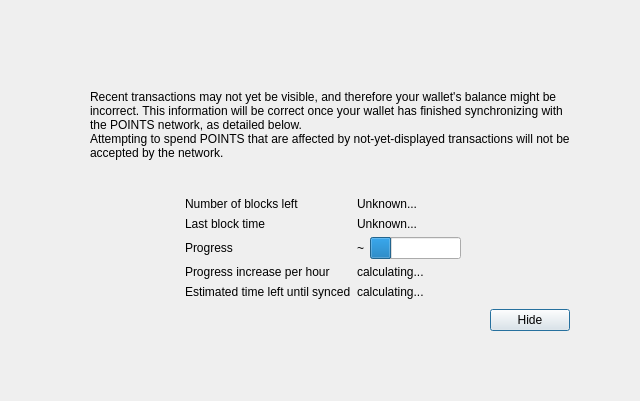
<?xml version="1.0" encoding="UTF-8"?>
<ui version="4.0">
 <class>ModalOverlay</class>
 <widget class="ModalOverlay" name="ModalOverlay">
  <property name="geometry">
   <rect>
    <x>0</x>
    <y>0</y>
    <width>640</width>
    <height>401</height>
   </rect>
  </property>
  <property name="windowTitle">
   <string>Form</string>
  </property>
  <layout class="QVBoxLayout" name="verticalLayout" stretch="0">
   <property name="sizeConstraint">
    <enum>QLayout::SetDefaultConstraint</enum>
   </property>
   <property name="leftMargin">
    <number>0</number>
   </property>
   <property name="topMargin">
    <number>0</number>
   </property>
   <property name="rightMargin">
    <number>0</number>
   </property>
   <property name="bottomMargin">
    <number>0</number>
   </property>
   <item>
    <widget class="QWidget" name="bgWidget" native="true">
     <property name="styleSheet">
      <string notr="true"/>
     </property>
     <layout class="QVBoxLayout" name="verticalLayoutMain" stretch="0">
      <property name="leftMargin">
       <number>60</number>
      </property>
      <property name="topMargin">
       <number>60</number>
      </property>
      <property name="rightMargin">
       <number>60</number>
      </property>
      <property name="bottomMargin">
       <number>60</number>
      </property>
      <item>
       <widget class="QWidget" name="contentWidget" native="true">
        <property name="styleSheet">
         <string notr="true"/>
        </property>
        <layout class="QVBoxLayout" name="verticalLayoutSub" stretch="1,0,0,0,0">
         <property name="spacing">
          <number>0</number>
         </property>
         <property name="leftMargin">
          <number>10</number>
         </property>
         <property name="topMargin">
          <number>10</number>
         </property>
         <property name="rightMargin">
          <number>10</number>
         </property>
         <property name="bottomMargin">
          <number>10</number>
         </property>
         <item>
          <layout class="QHBoxLayout" name="horizontalLayoutIconText" stretch="0,1">
           <property name="topMargin">
            <number>20</number>
           </property>
           <item>
            <layout class="QVBoxLayout" name="verticalLayoutIcon">
             <property name="leftMargin">
              <number>0</number>
             </property>
             <item>
              <widget class="QLabel" name="warningIcon">
               <property name="text">
                <string/>
               </property>
              </widget>
             </item>
             <item>
              <spacer name="verticalSpacerWarningIcon">
               <property name="orientation">
                <enum>Qt::Vertical</enum>
               </property>
               <property name="sizeHint" stdset="0">
                <size>
                 <width>20</width>
                 <height>40</height>
                </size>
               </property>
              </spacer>
             </item>
            </layout>
           </item>
           <item>
            <layout class="QVBoxLayout" name="verticalLayoutInfoText">
             <property name="leftMargin">
              <number>0</number>
             </property>
             <property name="topMargin">
              <number>0</number>
             </property>
             <item>
              <widget class="QLabel" name="infoText">
               <property name="text">
                <string>Recent transactions may not yet be visible, and therefore your wallet's balance might be incorrect. This information will be correct once your wallet has finished synchronizing with the POINTS network, as detailed below.</string>
               </property>
               <property name="textFormat">
                <enum>Qt::RichText</enum>
               </property>
               <property name="wordWrap">
                <bool>true</bool>
               </property>
              </widget>
             </item>
             <item>
              <widget class="QLabel" name="infoTextStrong">
               <property name="text">
                <string>Attempting to spend POINTS that are affected by not-yet-displayed transactions will not be accepted by the network.</string>
               </property>
               <property name="textFormat">
                <enum>Qt::RichText</enum>
               </property>
               <property name="wordWrap">
                <bool>true</bool>
               </property>
              </widget>
             </item>
             <item>
              <spacer name="verticalSpacerInTextSpace">
               <property name="orientation">
                <enum>Qt::Vertical</enum>
               </property>
               <property name="sizeHint" stdset="0">
                <size>
                 <width>20</width>
                 <height>40</height>
                </size>
               </property>
              </spacer>
             </item>
            </layout>
           </item>
          </layout>
         </item>
         <item>
          <spacer name="verticalSpacerAfterText">
           <property name="orientation">
            <enum>Qt::Vertical</enum>
           </property>
           <property name="sizeHint" stdset="0">
            <size>
             <width>20</width>
             <height>40</height>
            </size>
           </property>
          </spacer>
         </item>
         <item>
          <layout class="QFormLayout" name="formLayout">
           <property name="fieldGrowthPolicy">
            <enum>QFormLayout::FieldsStayAtSizeHint</enum>
           </property>
           <property name="formAlignment">
            <set>Qt::AlignHCenter|Qt::AlignTop</set>
           </property>
           <property name="horizontalSpacing">
            <number>6</number>
           </property>
           <property name="verticalSpacing">
            <number>6</number>
           </property>
           <property name="topMargin">
            <number>10</number>
           </property>
           <item row="0" column="0">
            <widget class="QLabel" name="labelNumberOfBlocksLeft">
             <property name="text">
              <string>Number of blocks left</string>
             </property>
            </widget>
           </item>
           <item row="0" column="1">
            <widget class="QLabel" name="numberOfBlocksLeft">
             <property name="text">
              <string>Unknown...</string>
             </property>
            </widget>
           </item>
           <item row="1" column="0">
            <widget class="QLabel" name="labelLastBlockTime">
             <property name="text">
              <string>Last block time</string>
             </property>
            </widget>
           </item>
           <item row="1" column="1">
            <widget class="QLabel" name="newestBlockDate">
             <property name="sizePolicy">
              <sizepolicy hsizetype="Maximum" vsizetype="Preferred">
               <horstretch>0</horstretch>
               <verstretch>0</verstretch>
              </sizepolicy>
             </property>
             <property name="text">
              <string>Unknown...</string>
             </property>
            </widget>
           </item>
           <item row="2" column="0">
            <widget class="QLabel" name="labelSyncDone">
             <property name="text">
              <string>Progress</string>
             </property>
            </widget>
           </item>
           <item row="2" column="1">
            <layout class="QHBoxLayout" name="horizontalLayoutSync" stretch="0,1">
             <item>
              <widget class="QLabel" name="percentageProgress">
               <property name="text">
                <string notr="true">~</string>
               </property>
              </widget>
             </item>
             <item>
              <widget class="QProgressBar" name="progressBar">
               <property name="value">
                <number>24</number>
               </property>
               <property name="format">
                <string/>
               </property>
              </widget>
             </item>
            </layout>
           </item>
           <item row="4" column="0">
            <widget class="QLabel" name="labelProgressIncrease">
             <property name="text">
              <string>Progress increase per hour</string>
             </property>
            </widget>
           </item>
           <item row="4" column="1">
            <widget class="QLabel" name="progressIncreasePerH">
             <property name="text">
              <string>calculating...</string>
             </property>
            </widget>
           </item>
           <item row="5" column="0">
            <widget class="QLabel" name="labelEstimatedTimeLeft">
             <property name="text">
              <string>Estimated time left until synced</string>
             </property>
            </widget>
           </item>
           <item row="5" column="1">
            <widget class="QLabel" name="expectedTimeLeft">
             <property name="text">
              <string>calculating...</string>
             </property>
            </widget>
           </item>
          </layout>
         </item>
         <item>
          <layout class="QHBoxLayout" name="horizontalLayoutButtons">
           <property name="leftMargin">
            <number>10</number>
           </property>
           <property name="topMargin">
            <number>10</number>
           </property>
           <item>
            <spacer name="horizontalSpacer">
             <property name="orientation">
              <enum>Qt::Horizontal</enum>
             </property>
             <property name="sizeHint" stdset="0">
              <size>
               <width>40</width>
               <height>20</height>
              </size>
             </property>
            </spacer>
           </item>
           <item>
            <widget class="QPushButton" name="closeButton">
             <property name="text">
              <string>Hide</string>
             </property>
             <property name="focusPolicy">
              <enum>Qt::StrongFocus</enum>
             </property>
             <property name="default">
              <bool>true</bool>
             </property>
            </widget>
           </item>
          </layout>
         </item>
         <item>
          <layout class="QVBoxLayout" name="verticalLayout_2">
           <item>
            <spacer name="verticalSpacer">
             <property name="orientation">
              <enum>Qt::Vertical</enum>
             </property>
             <property name="sizeHint" stdset="0">
              <size>
               <width>20</width>
               <height>40</height>
              </size>
             </property>
            </spacer>
           </item>
          </layout>
         </item>
        </layout>
       </widget>
      </item>
     </layout>
    </widget>
   </item>
  </layout>
 </widget>
 <customwidgets>
  <customwidget>
   <class>ModalOverlay</class>
   <extends>QWidget</extends>
   <header>qt/modaloverlay.h</header>
   <container>1</container>
  </customwidget>
 </customwidgets>
 <resources/>
 <connections/>
</ui>
